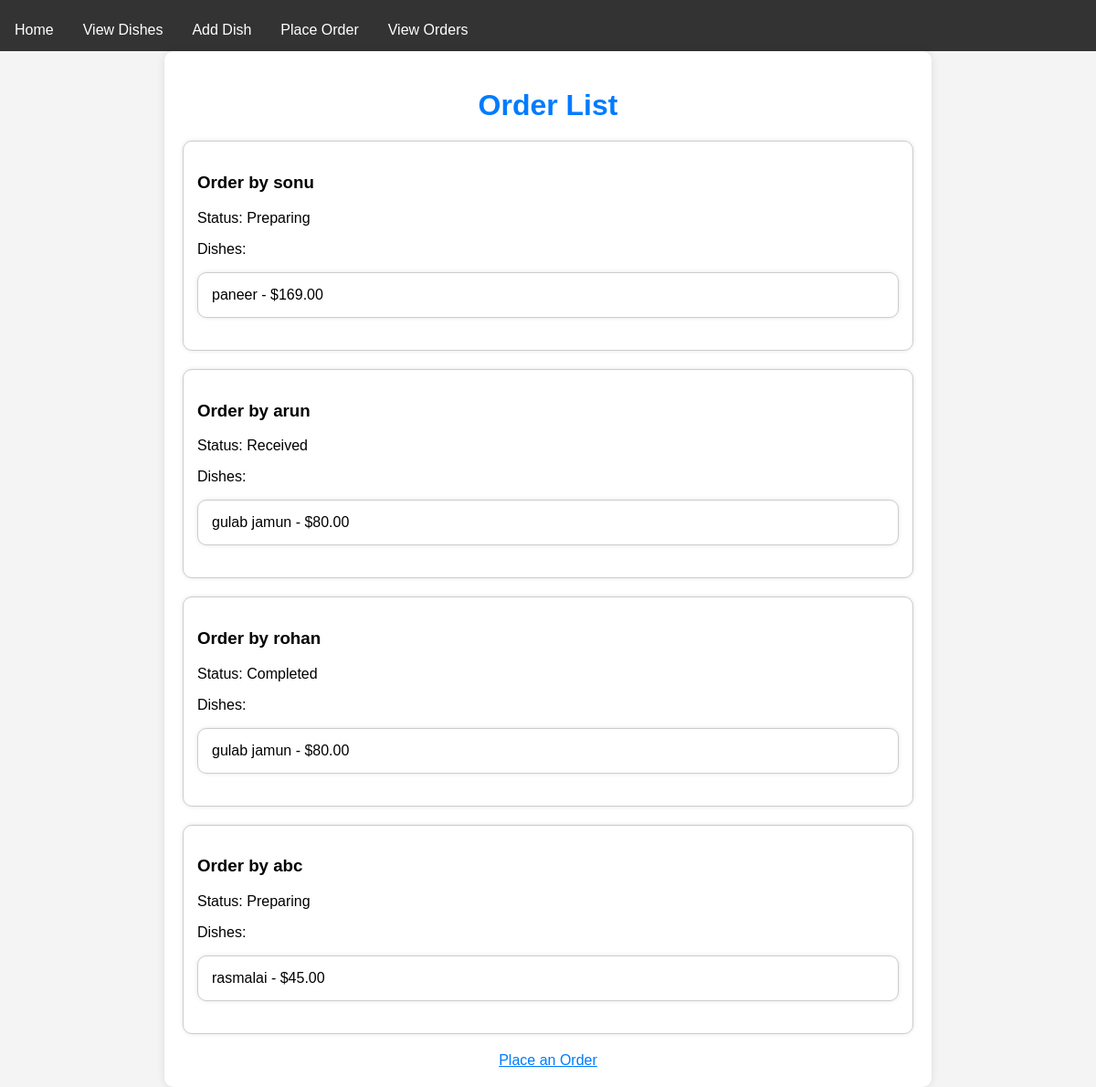
Screenshot of /orders/ with the database file from the repository.
### zomato_app/models.py (models this page shows, shortened)
class Order(models.Model):
    STATUS_CHOICES = (
        ('received', 'Received'),
        ('preparing', 'Preparing'),
        ('completed', 'Completed'),
    )
    customer_name = models.CharField(max_length=100)
    dishes = models.ManyToManyField(Dish)
    status = models.CharField(
        max_length=20, choices=STATUS_CHOICES, default='received')

class Dish(models.Model):
    name = models.CharField(max_length=100)
    price = models.DecimalField(max_digits=6, decimal_places=2)

### zomato_app/views.py (the view)
# urls.py: path('orders/', views.order_list, name='order_list'),
def order_list(request):
    orders = Order.objects.all()
    return render(request, 'zomato_app/order_list.html', {'orders': orders})

### zomato_app/templates/zomato_app/order_list.html (shortened to what this page needs)
<!DOCTYPE html>
<html>
<head>
</head>
<body>
    <div class="navbar">
        <a href="{% url 'home' %}">Home</a>
        <a href="{% url 'dish_list' %}">View Dishes</a>
        <a href="{% url 'add_dish' %}">Add Dish</a>
        <a href="{% url 'place_order' %}">Place Order</a>
        <a href="{% url 'order_list' %}">View Orders</a>
    </div>
    <div class="container">
        <h1>Order List</h1>
        <ul>
            {% for order in orders %}
            <li>
                <div class="order-info">
                    <h3>Order by {{ order.customer_name }}</h3>
                    <p>Status: {{ order.get_status_display }}</p>
                    <p>Dishes:</p>
                    <ul>
                        {% for dish in order.dishes.all %}
                        <li>{{ dish.name }} - ${{ dish.price }}</li>
                        {% endfor %}
                    </ul>
                </div>
            </li>
            {% endfor %}
        </ul>
        <a href="{% url 'place_order' %}">Place an Order</a>
    </div>
</body>
</html>

### zomato_app/templates/zomato_app/order_list.html (style rules this page uses)
body { font-family: Arial, sans-serif; margin: 0; padding: 0; background-color: #f4f4f4; }
.container { max-width: 800px; margin: 0 auto; padding: 20px; background-color: #fff; box-shadow: 0px 0px 10px rgba(0, 0, 0, 0.1); border-radius: 10px; }
h1 { text-align: center; margin-bottom: 20px; color: #007bff; }
ul { list-style: none; padding: 0; }
li { margin-bottom: 20px; padding: 15px; border: 1px solid #ccc; background-color: #fff; box-shadow: 0px 0px 5px rgba(0, 0, 0, 0.1); border-radius: 10px; }
.order-info { flex: 1; }
a { text-align: center; margin-top: 10px; display: block; color: #007bff; }
.navbar { background-color: #333; overflow: hidden; }
.navbar a { float: left; display: block; color: white; text-align: center; padding: 14px 16px; text-decoration: none; }

### rows the page displays
Order: customer_name "sonu", status "Preparing"
Dish: name "paneer", price "169.00"
Order: customer_name "arun", status "Received"
Dish: name "gulab jamun", price "80.00"
Order: customer_name "rohan", status "Completed"
Order: customer_name "abc", status "Preparing"
Dish: name "rasmalai", price "45.00"
